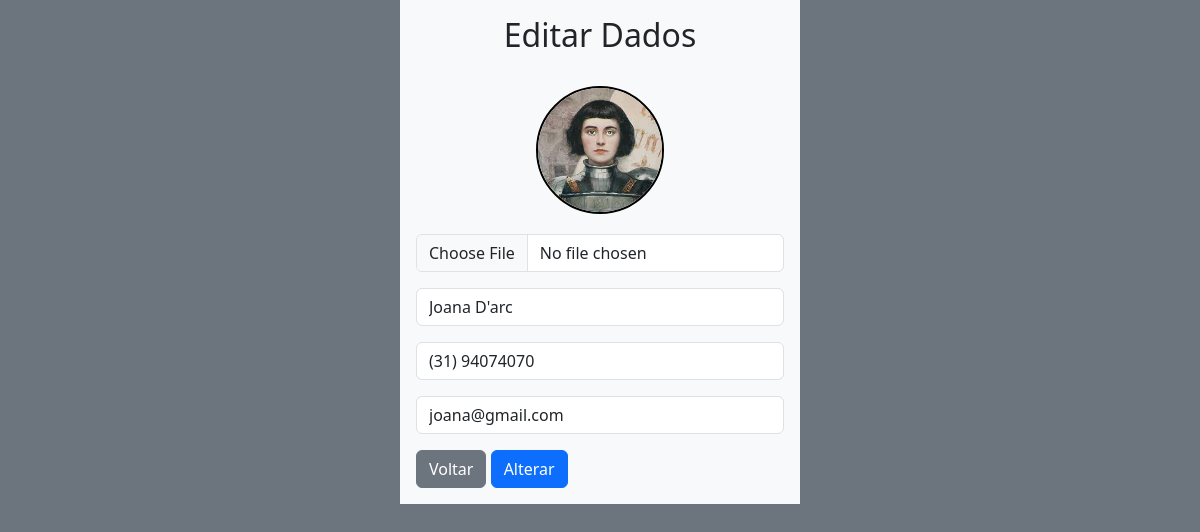
Screenshot of /view/editar.php?id=9 (signed in) with the database file from the repository.
### tables this page shows
CREATE TABLE `pessoas` (
  `id` int(11) NOT NULL,
  `avatar` varchar(128) NOT NULL DEFAULT 'avatar.jpg',
  `nome` varchar(50) NOT NULL,
  `fone` varchar(20) NOT NULL,
  `email` varchar(80) NOT NULL,
  `data_criado` timestamp NOT NULL DEFAULT current_timestamp(),
  `data_editado` timestamp NOT NULL DEFAULT current_timestamp() ON UPDATE current_timestamp()
);

### model/conexao.php (called while the page is built, shortened)
<?php
abstract class Conexao {
    private $servidor = 'localhost';
    private $user = 'root';
    private $pass = '';
    private $banco = 'agenda';
    private function conexao() {
        $this->conn = new PDO("mysql:host=$this->servidor;dbname=$this->banco", $this->user, $this->pass);
    }
}
?>

### model/pessoaModel.php (called while the page is built, shortened)
<?php
require_once 'conexao.php';
class Pessoa extends Conexao {
    private $avatar;
    private $nome;
    private $fone;
    private $email;
    private $tabela = 'pessoas';
    public function getAvatar() {
        return $this->avatar;
    }
    public function setAvatar($avatar) {
        $this->avatar = $avatar;
    }
    public function getNome() {
        return $this->nome;
    }
    public function setNome($nome) {
        $this->nome = $nome;
    }
    public function getFone() {
        return $this->fone;
    }
    public function setFone($fone) {
        $this->fone = $fone;
    }
    public function getEmail() {
        return $this->email;
    }
    public function setEmail($email) {
        $this->email = $email;
    }
    public function consultaID($id) {
        $sql = "SELECT avatar, nome, fone, email FROM $this->tabela WHERE id = :id";
        $stmt = $this->conn->prepare($sql);
        $stmt->bindParam(':id', $id, PDO::PARAM_INT);
        $stmt->execute();
    }
}
?>

### view/editar.php (the view, shortened to what this page needs)
<?php
$id = $_GET['id'];
require_once('../controller/pessoaController.php');
$pessoa = new pessoa();
$consulta = $pessoa->consultaID($id);
?>
<!DOCTYPE html>
<html lang="pt-br">
<head>
    <link href="https://cdn.jsdelivr.net/npm/bootstrap@5.3.2/dist/css/bootstrap.min.css" rel="stylesheet">
</head>
<body class="bg-secondary">
    <div class="container bg-light p-0" style="width:400px; margin: auto">
        <h2 class="text-center p-3">Editar Dados</h2>
        <form method="post" enctype="multipart/form-data"
        action="../controller/pessoaController.php?action=editarPessoa">
            <div class="m-3 text-center">
                <img class="avatar" id="imagem" src="img/avatar/<?php echo $pessoa->getAvatar() ?>">
                <input type="file"
                class="form-control btn-primary"
                name="avatar" >
            </div>
            <div class="m-3">
                <input type="text" name="nome" class="form-control"
                value="<?php echo $pessoa->getNome() ?>">
            </div>
            <div class="m-3">
                <input type="tel" name="fone" class="form-control"
                value="<?php echo $pessoa->getFone() ?>">
            </div>
            <div class="m-3">
                <input type="email" name="email" class="form-control"
                value="<?php echo $pessoa->getEmail() ?>">
            </div>
            <div class="m-3">
            <a href="agenda.php" class="btn btn-secondary mb-3">Voltar</a>
                <button type="submit" class="btn btn-primary mb-3">
                    Alterar
                </button>
            </div>
        </form>
    </div>
</body>
</html>

### view/editar.php (style rules this page uses)
.avatar { width: 128px; height: 128px; border-radius: 50%; margin-bottom: 20px; border: solid 2px #000; }

### rows the page displays
pessoas: avatar (picture), nome "Joana D'arc", fone "(31) 94074070", email "joana@gmail.com"
